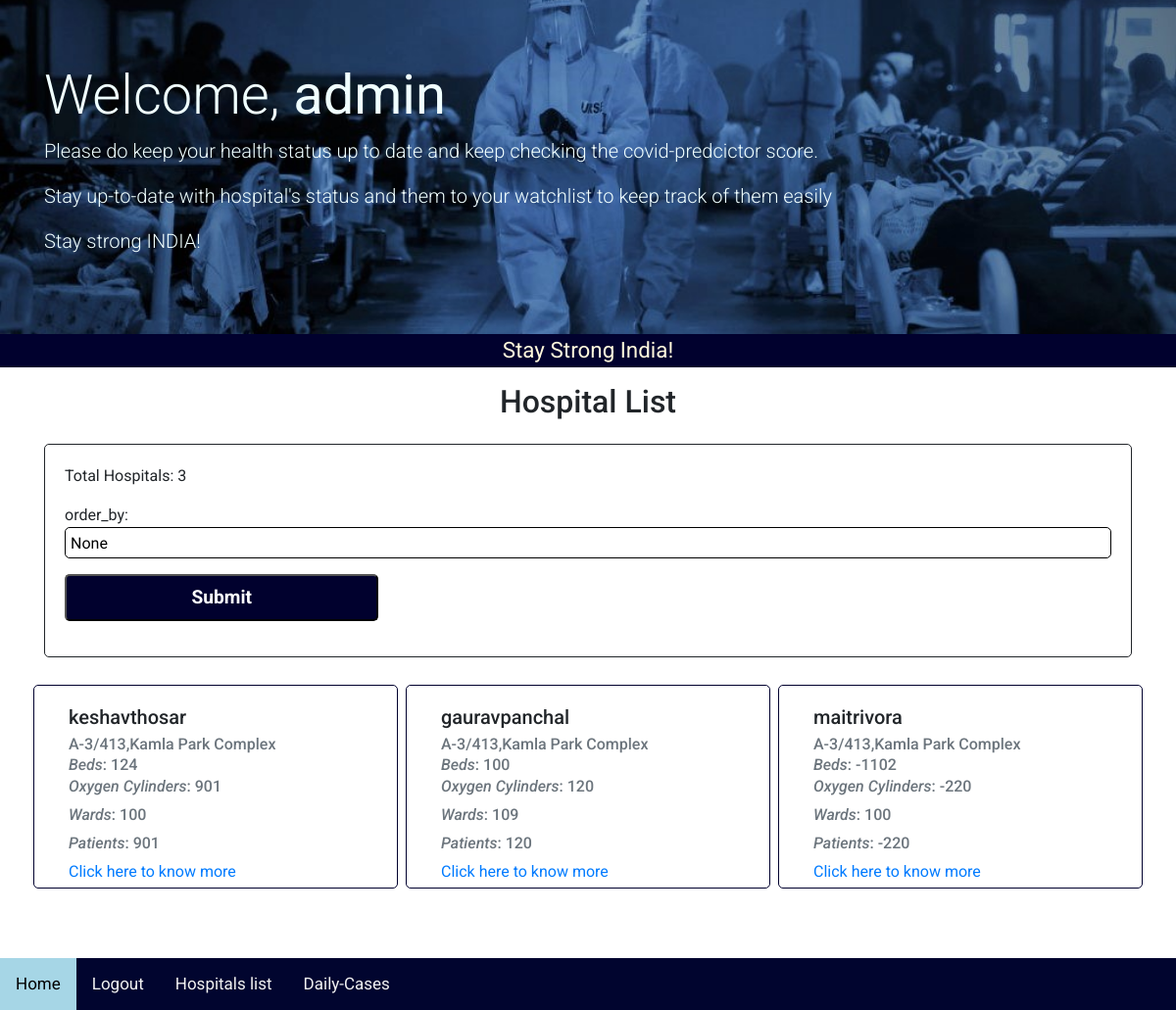
The app's page /hopsitallist/ (signed in) with its own data.
### main_app/models.py (models this page shows, shortened)
class Hospital(models.Model):
    name = models.CharField(max_length=200)
    user = models.OneToOneField(UserModel,on_delete=models.CASCADE,null=True,related_name="assigned_hospital")
    citizen_watchlist = models.ForeignKey(CitizenModel,on_delete=models.CASCADE,null=True,related_name="watchlist")
    address = models.CharField(max_length=200)
    beds = models.IntegerField()
    oxygen_cylinders = models.IntegerField(null=True)
    wards = models.IntegerField(null=True)
    curr_patients = models.IntegerField(null=True)

### main_app/views.py (the view)
# urls.py: path('hopsitallist/',views.HospitalListView.as_view(),name="all_hopsital"),
class HospitalListView(ListView):
    model = Hospital
    context_object_name = 'hospitals'
    template_name = 'hospital_list.html'
    def get_queryset(self):
        order = self.request.GET.get('orderby', '-beds')
        return Hospital.objects.order_by(order)
    def get_context_data(self, **kwargs):
        context = super(HospitalListView, self).get_context_data(**kwargs)
        context['orderby'] = self.request.GET.get('orderby')
        return context

### main_app/templates/main_app/hospital_list.html (shortened to what this page needs)
{% extends 'base.html' %}
{% block content %}
  <h2 class="my-3 text-center">Hospital List</h2>
  <form method="get" action="{% url "main_app:all_hopsital" %}" class="cool-form my-4">
    <p>Total Hospitals: {{hospitals.count}}</p>
    <p>order_by: <input type="text" value={{orderby}} name="orderby"/></p>
    <p><button type="submit" name="submit" value="submit">Submit</button></p>
  </form>
  <div class="row">
    {% for hosp in hospitals %}
            {% if user.is_authenticated and request.user.user_profile.assigned_hospital.pk %}
                {% if request.user.user_profile.assigned_hospital.pk != hosp.pk %}
                    <div class="card mx-1 my-1 col">
                       <div class="card-body">
                         <h5 class="card-title">{{hosp.name}}</h5>
                         <h6 class="card-subtitle mb-2 text-muted"><em>Address</em>: {{hosp.address}}</h6><br>
                         <h6 class="card-subtitle mb-2 text-muted"><em>Beds</em>: {{hosp.beds}}</h6>
                         <h6 class="card-subtitle mb-2 text-muted mb-3"><em>Oxygen Cylinders</em>: {{hosp.oxygen_cylinders}}</h6>
                         <h6 class="card-subtitle mb-2 text-muted mb-3"><em>Wards</em>: {{hosp.wards}}</h6>
                         <h6 class="card-subtitle mb-2 text-muted mb-3"><em>Patients</em>: {{hosp.oxygen_cylinders}}</h6>
                         <div class="card-links pb-1">
                           <a href="{% url "main_app:detail_hospital" pk=hosp.pk %}" class="card-link">Click here to know more</a>
                         </div>
                         {% if user.is_authenticated and  request.user.user_profile.is_Citizen %}
                             <a href="{% url "main_app:citizen_watchlist" pk=hosp.pk %}" class="card-link">Add to watchlist</a>
                         {% endif %}
                       </div>
                     </div>
                 {% endif %}
            {% else %}
                <div class="card mx-1 my-1 col">
                   <div class="card-body">
                     <h5 class="card-title">{{hosp.name}}</h5>
                     <h6 class="card-subtitle mb-2 text-muted">{{hosp.address}}</h6>
                     <h6 class="card-subtitle mb-2 text-muted"><em>Beds</em>: {{hosp.beds}}</h6>
                     <h6 class="card-subtitle mb-2 text-muted mb-3"><em>Oxygen Cylinders</em>: {{hosp.oxygen_cylinders}}</h6>
                     <h6 class="card-subtitle mb-2 text-muted mb-3"><em>Wards</em>: {{hosp.wards}}</h6>
                     <h6 class="card-subtitle mb-2 text-muted mb-3"><em>Patients</em>: {{hosp.oxygen_cylinders}}</h6>
                     <div class="card-links pb-1">
                       <a href="{% url "main_app:detail_hospital" pk=hosp.pk %}" class="card-link">Click here to know more</a>
                     </div>
                   </div>
                 </div>
            {% endif %}
    {% endfor %}
  </div>
  <div class="my-5">&nbsp</div>
{% endblock %}

### main_app/templates/main_app/base.html (shortened to what this page needs)
<!DOCTYPE html>
{% load static %}
<html lang="en">
<head>
  <link rel="stylesheet" href="https://stackpath.bootstrapcdn.com/bootstrap/4.3.1/css/bootstrap.min.css">
  <link rel="stylesheet" href="https://cdn.jsdelivr.net/npm/chart.js@2.9.4/dist/Chart.min.css">
  <link rel="stylesheet" href="{% static 'css/style.css' %}">
  <link rel="stylesheet" href="{% static 'css/form.css' %}">
</head>
<body>
  <div class="navbar-main" id="myNavbar">
    <a href="{% url "main_app:landing" %}" class="active">Home</a>
    {% if user.is_authenticated %}
        <a href="{% url "main_app:logout" %}">Logout</a>
    {% else %}
        <a href="{% url "main_app:create_user" %}">Sign Up</a>
        <a href="{% url "main_app:login" %}">Login</a>
    {% endif %}
    <a href="{% url "main_app:all_hopsital" %}">Hospitals list</a>
    <a href="{% url "main_app:daily_cases" %}">Daily-Cases</a>
  </div>
  <div class="jumbotron jumbotron-fluid">
    <div class="container">
      {% if user.is_authenticated %}
          {% if request.user.user_profile.is_Hospital %}
              <h1 class="display-4" style="color: azure;">Welcome, <b>{{request.user.user_profile.unit_name}}</b></h1>
              <p class="lead" style="color: azure;">We Value Your Efforts</p>
          {% else %}
              <h1 class="display-4" style="color: azure;">Welcome, <b>{{request.user.username}}</b></h1>
              <p class="lead" style="color: azure;">Please do keep your health status up to date and keep checking the covid-predcictor score.</p>
              <p class="lead" style="color: azure;">Stay up-to-date with hospital's status and them to your watchlist to keep track of them easily</p>
              <p class="lead" style="color: azure;">Stay strong INDIA!</p>
          {% endif %}
      {% else %}
          <h1 class="display-4" style="color: azure;"><b>Login to access all features!</b></h1>
          <p class="lead" style="color: azure;">This is an official portal to imporve coordination between<br>Hospitals and Supply Chains of India to fight the virus more effectively!</p>
      {% endif %}
    </div>
  </div>
  <div id="quote">
      Stay Strong India!
  </div>
  <div class="container">
    {% block content %}
    {% endblock %}
  </div>
  </body>
</html>

### main_app/static/css/style.css (style rules this page uses)
* { margin: 0; padding: 0; box-sizing: border-box; }
body { margin: 0; font-family: 'Roboto', serif !important; }
.navbar-main { overflow: hidden; background-color: #01052f; position: fixed; bottom: 0; width: 100%; z-index: 200; }
.navbar-main a { float: left; display: block; color: #f2f2f2; text-align: center; padding: 14px 16px; text-decoration: none; font-size: 17px; }
.navbar-main a.active { background-color: #a6d6e6; color: black; }
#quote { background-color: rgb(1, 1, 46); color: cornsilk; z-index: 100; text-align: center; font-size: 1.4em; }
.jumbotron { background-image: url('/static/img/doc.jpg'); background-position: center; background-size: cover; margin-bottom: 0 !important; }

### main_app/static/css/form.css (style rules this page uses)
.cool-form { border: 1px solid; border-radius: 5px; padding: 20px; }
.cool-form input { width: 100%; height: 32px; border-radius: 5px; border: 1px solid; padding: 5px; }
.cool-form button { width: 30%; display: block; height: 48px; border-radius: 5px; text-align: center; font-size: 1.2em; font-weight: bold; color: white; background-color: rgb(1, 1, 46); }
.card { border-radius: 5px; border:1px solid rgb(1, 1, 46); min-width: 300px; }
.card-links { position: absolute; bottom: 0; }

### records on screen
Hospital: name "keshavthosar", address "A-3/413,Kamla Park Complex", beds "124", oxygen_cylinders "901", wards "100"
Hospital: name "gauravpanchal", address "A-3/413,Kamla Park Complex", beds "100", oxygen_cylinders "120", wards "109"
Hospital: name "maitrivora", address "A-3/413,Kamla Park Complex", beds "-1102", oxygen_cylinders "-220", wards "100"

### other values on screen
{{ request.user.username }} "admin"
{{ hospitals.count }} "3"
